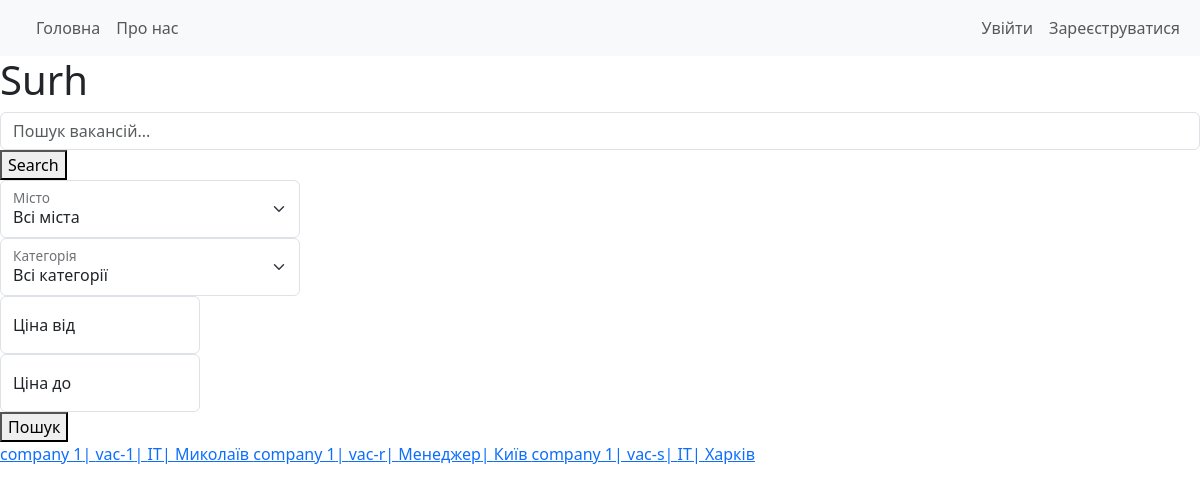
/search/, run on an earlier commit of the app's database.
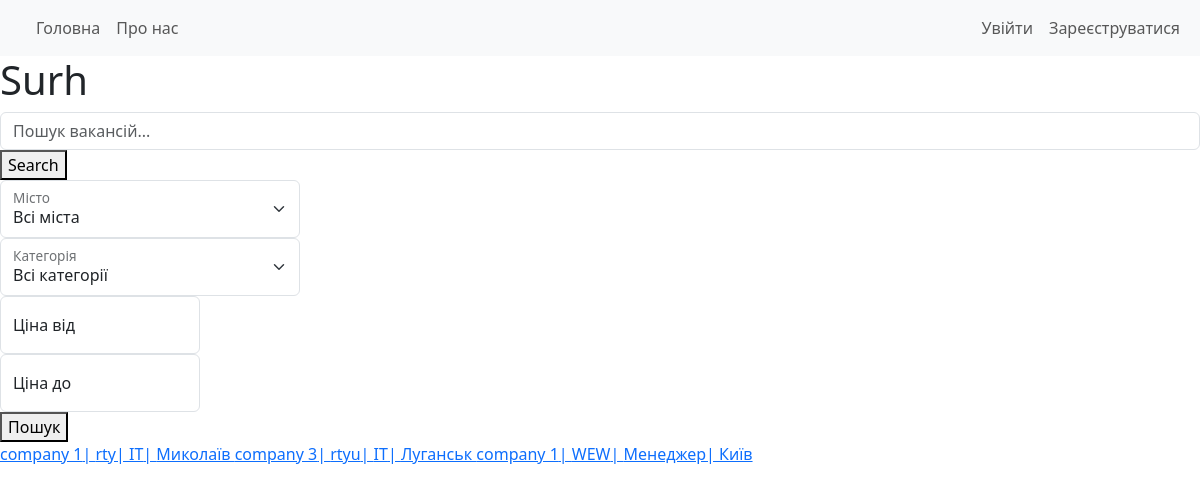
And on a later commit of the database.
### project/models.py (models this page shows, shortened)
class Vacancy(models.Model):
    title = models.CharField(max_length=256)#Заголовок
    description = models.TextField()#опис
    description1 = models.TextField(null=True, blank=True)#опис
    description2 = models.TextField(null=True, blank=True)#опис
    link = models.URLField(max_length=500, null=True, blank=True)
    company = models.ForeignKey(EmployerProfile, on_delete=models.CASCADE, related_name="vacancies")
    image = models.ImageField(upload_to='vacancies/images/',  null=True, blank=True)
    price_start = models.DecimalField(max_digits=10, decimal_places=2, null=True, blank=True)
    price_end = models.DecimalField(max_digits=10, decimal_places=2, null=True, blank=True)
    category = models.ForeignKey(Category, on_delete=models.SET_NULL, null=True)
    city = models.ForeignKey(City, on_delete=models.SET_NULL, related_name="vacancies", null=True)
    street = models.CharField(max_length=255, verbose_name="Вулиця")
    date = models.DateTimeField(auto_now_add=True)#дата створення

class Category(models.Model):
    name = models.CharField(max_length=150)
    def __str__(self):
        return self.name

class City(models.Model):
    name = models.CharField(max_length=100)
    def __str__(self):
        return self.name

### auth_system/models.py (models this page shows)
class EmployerProfile(models.Model):
    user = models.OneToOneField(User, on_delete=models.CASCADE, related_name='employer')
    name_company = models.CharField(max_length=20)#назва компанії
    role = models.CharField(choices=ROLE_CHOICES, max_length=20, default='Employer')#
    description = models.TextField()#опис
    logo = models.ImageField(upload_to='company_logos/', blank=True, null=True)#логотип
    referral_company = models.ForeignKey('project.Category', on_delete=models.SET_NULL, null=True)#направлення компаній
    website = models.URLField(max_length=200, null=True, blank=True)#посилання на сайт компаній
    def __str__(self):
        return self.name_company

### project/views.py (the view)
# urls.py: path('search/', views.job_sursceh, name='job_surh'),
def job_sursceh(request):
    search_form = Vacancy_SurchFrom(request.GET)
    filter_form = Vacancy_FilterFrom(request.GET)
    all_cities = City.objects.all()
    all_categories = Category.objects.all()
    vac = Vacancy.objects.all()
    query = request.GET.get("q")
    city_id = request.GET.get('city')
    cat_id = request.GET.get('category')
    p_start = request.GET.get("price_start")
    p_end = request.GET.get("price_end")
    if query:
        vac = vac.filter(
            Q(category__name__icontains=query) |
            Q(title__icontains=query) |
            Q(company__name_company__icontains=query)
        ).distinct()
    if city_id:
        vac = vac.filter(city_id=city_id)
    if cat_id:
        vac = vac.filter(category_id=cat_id)
    if p_start:
        vac = vac.filter(price_start__gte=p_start)
    if p_end:
        vac = vac.filter(price_end__lte=p_end)
    return render(request, 'jobs/job_surh.html', {
        'vac': vac,
        'search_form': search_form,
        'filter_form': filter_form,
        'cities': all_cities,
        'categories': all_categories,
        'query': query,
        'price_start': p_start,
        'price_end': p_end,
    })

### project/forms.py
class Vacancy_SurchFrom(forms.Form):
    q = forms.CharField(
        label='Search',
        max_length=100,
        required=False,  # Додай це, щоб можна було зайти на сторінку без запиту
        widget=forms.TextInput(attrs={
            'class': 'form-control',
            'placeholder': 'Пошук вакансій...'
        })
    )

### templates/jobs/job_surh.html (shortened to what this page needs)
{% extends 'base.html' %}
{% load static %}
{% block content %}
<h1>Surh</h1>
<form action="{% url 'job_surh' %}" method="get">
    {{ search_form.q }}
    <button type="submit">Search</button>
</form>
<form action="{% url 'job_surh' %}" method="get">
        <div class="col-md-3">
            <div class="form-floating">
                <select name="city" class="form-select" id="city_select">
                    <option value="">Всі міста</option>
                </select>
                <label for="city_select">Місто</label>
            </div>
        </div>
        <div class="col-md-3">
            <div class="form-floating">
                <select name="category" class="form-select" id="cat_select">
                    <option value="">Всі категорії</option>
                </select>
                <label for="cat_select">Категорія</label>
            </div>
        </div>
        <div class="col-md-2">
            <div class="form-floating">
                <input type="number" name="price_start" class="form-control" id="price_start"
                       value="{{ price_start }}" placeholder="Ціна від">
                <label for="price_start">Ціна від</label>
            </div>
        </div>
        <div class="col-md-2">
            <div class="form-floating">
                <input type="number" name="price_end" class="form-control" id="price_end"
                       value="{{ price_end }}" placeholder="Ціна до">
                <label for="price_end">Ціна до</label>
            </div>
        </div>
        <div>
            <button type="submit">
                Пошук
            </button>
        </div>
</form>
{% for jo in vac %}
<a href="{% url 'job_datail' pk=jo.id %}">
        {{ jo.company }}|
        {{ jo.title }}|
        {{ jo.category }}|
        {{ jo.city }}
</a>
{% empty %}
<p>no</p>
{% endfor %}
{% endblock %}

What changed in the data, as far as the page shows it:
removed Vacancy: company "company 1", title "vac-s", category "ІТ", city "Харків"
changed Vacancy "Миколаїв": title "vac-1" → "rty"
added Vacancy: company "company 3", title "rtyu", category "ІТ", city "Луганськ"
changed Vacancy "Менеджер": title "vac-r" → "WEW"
